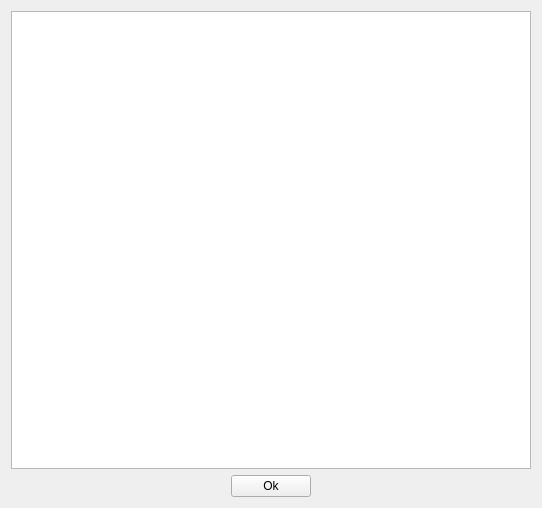
<?xml version="1.0" encoding="UTF-8"?>
<ui version="4.0">
 <class>ViewReport</class>
 <widget class="QWidget" name="ViewReport">
  <property name="geometry">
   <rect>
    <x>0</x>
    <y>0</y>
    <width>542</width>
    <height>508</height>
   </rect>
  </property>
  <property name="minimumSize">
   <size>
    <width>500</width>
    <height>500</height>
   </size>
  </property>
  <property name="windowTitle">
   <string>Form</string>
  </property>
  <layout class="QGridLayout" name="gridLayout">
   <item row="0" column="0">
    <layout class="QVBoxLayout" name="verticalLayout">
     <item>
      <widget class="QTextEdit" name="reportText">
       <property name="sizePolicy">
        <sizepolicy hsizetype="Preferred" vsizetype="Expanding">
         <horstretch>0</horstretch>
         <verstretch>0</verstretch>
        </sizepolicy>
       </property>
       <property name="sizeIncrement">
        <size>
         <width>1</width>
         <height>1</height>
        </size>
       </property>
       <property name="textInteractionFlags">
        <set>Qt::TextSelectableByMouse</set>
       </property>
      </widget>
     </item>
     <item>
      <layout class="QHBoxLayout" name="horizontalLayout">
       <item>
        <spacer name="horizontalSpacer">
         <property name="orientation">
          <enum>Qt::Horizontal</enum>
         </property>
         <property name="sizeHint" stdset="0">
          <size>
           <width>40</width>
           <height>20</height>
          </size>
         </property>
        </spacer>
       </item>
       <item>
        <widget class="QPushButton" name="closeButton">
         <property name="text">
          <string>Ok</string>
         </property>
        </widget>
       </item>
       <item>
        <spacer name="horizontalSpacer_2">
         <property name="orientation">
          <enum>Qt::Horizontal</enum>
         </property>
         <property name="sizeHint" stdset="0">
          <size>
           <width>40</width>
           <height>20</height>
          </size>
         </property>
        </spacer>
       </item>
      </layout>
     </item>
    </layout>
   </item>
  </layout>
 </widget>
 <resources/>
 <connections>
  <connection>
   <sender>closeButton</sender>
   <signal>clicked()</signal>
   <receiver>ViewReport</receiver>
   <slot>close()</slot>
   <hints>
    <hint type="sourcelabel">
     <x>271</x>
     <y>399</y>
    </hint>
    <hint type="destinationlabel">
     <x>257</x>
     <y>444</y>
    </hint>
   </hints>
  </connection>
 </connections>
</ui>
